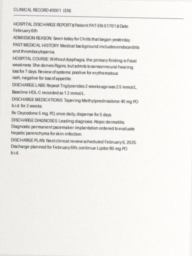
#> input picture tests/data/vision_acceptance/documents/doc_0_synth_doc_0000.jpg, 192 x 256 px
$ python -i ocr_engine.py   (imports and definitions only)
#> lines starting #> are read from the running program, lines starting #| are printed output that depends on the picture; after the words box and inside, x2 and y2 are one past the last pixel; in counts of white or black regions, pixels touching at a corner belong together
"""Real-world OCR engine (OpenCV preprocessing + Tesseract 5 EN/FR) with word bounding boxes."""

from __future__ import annotations

import os
import shutil
from dataclasses import dataclass
from pathlib import Path
from typing import Any

import cv2
import numpy as np
import pytesseract
from PIL import Image
from pytesseract import Output


@dataclass(frozen=True)
class WordBox:
    """Single recognized or native-extracted word with page pixel coordinates and char offsets."""

    text: str
    char_start: int
    char_end: int
    x: int
    y: int
    width: int
    height: int
    confidence: float
    page_number: int


@dataclass(frozen=True)
class OCRPageResult:
    """Result of running OCR on a single rendered page or scanned image."""

    raw_text: str
    word_boxes: list[WordBox]
    mean_confidence: float
    mean_uncertainty: float
    width_px: int
    height_px: int
    skew_angle_deg: float
    engine: str


# [54 lines left out: functions _resolve_tesseract_cmd, check_tesseract_available, get_ocr_status, not called in this run]


def _estimate_skew_angle(gray: np.ndarray) -> float:
    """Estimate document skew angle in degrees using foreground bounding-box orientation."""
    # Invert so dark text becomes foreground (255)
    _, thresh = cv2.threshold(gray, 0, 255, cv2.THRESH_BINARY_INV + cv2.THRESH_OTSU)
    coords = np.column_stack(np.where(thresh > 0))
    if len(coords) < 50:
        return 0.0
    # minAreaRect expects (x, y) order
    pts = coords[:, ::-1].astype(np.float32)
    rect = cv2.minAreaRect(pts)
    angle = float(rect[-1])
    if angle < -45.0:
        angle = 90.0 + angle
    elif angle > 45.0:
        angle = angle - 90.0
    # Ignore tiny jitter or 90-degree aspect-ratio flips
    if abs(angle) < 0.3 or abs(angle) > 15.0:
        return 0.0
    return angle


def preprocess_scan_image(image: Image.Image) -> tuple[np.ndarray, float, float]:
    """Preprocess a scanned page or photo for Tesseract OCR.

    Steps: grayscale conversion, upscaling small scans, skew estimation & deskewing,
    light denoising, adaptive binarization, and border padding.

    Returns:
        (preprocessed_uint8_image, scale_factor, detected_skew_angle_deg)
    """
    rgb = image.convert("RGB")
    arr = np.array(rgb)
    gray = cv2.cvtColor(arr, cv2.COLOR_RGB2GRAY)

    h, w = gray.shape[:2]
    scale = 1.0
    if h < 1000 or w < 800:
        scale = 2.0
        gray = cv2.resize(
            gray,
            (int(w * scale), int(h * scale)),
            interpolation=cv2.INTER_CUBIC,
        )

    skew_angle = _estimate_skew_angle(gray)
    if skew_angle != 0.0:
        gh, gw = gray.shape[:2]
        center = (gw / 2.0, gh / 2.0)
        mat = cv2.getRotationMatrix2D(center, skew_angle, 1.0)
        gray = cv2.warpAffine(
            gray,
            mat,
            (gw, gh),
            flags=cv2.INTER_CUBIC,
            borderMode=cv2.BORDER_REPLICATE,
        )

    # Measure true ink-to-paper dynamic range (p99 - p0.1) so sparse black-on-white pages are never mistaken for faint scans
    contrast_range = float(np.percentile(gray, 99) - np.percentile(gray, 0.1))
    is_low_contrast = contrast_range < 110.0
    if is_low_contrast:
        clahe = cv2.createCLAHE(clipLimit=2.2, tileGridSize=(8, 8))
        gray = clahe.apply(gray)

    denoised = cv2.medianBlur(gray, 3) if min(gray.shape[:2]) > 60 else gray
    c_val = 10 if is_low_contrast else 15
    binary = cv2.adaptiveThreshold(
        denoised,
        255,
        cv2.ADAPTIVE_THRESH_GAUSSIAN_C,
        cv2.THRESH_BINARY,
        31,
        c_val,
    )
    padded = cv2.copyMakeBorder(
        binary,
        16,
        16,
        16,
        16,
        cv2.BORDER_CONSTANT,
        value=(255,),
    )
    return padded, scale, skew_angle


# [217 lines left out: functions _select_tesseract_lang, detect_column_split, _extract_region_words, run_tesseract_ocr, not called in this run]

>>> from PIL import Image
>>> picture = Image.open('../../tests/data/vision_acceptance/documents/doc_0_synth_doc_0000.jpg')
#> picture is the input picture: PIL image 192x256 RGB; mean R, G, B 238, 237, 233.8
>>> result = preprocess_scan_image(picture)
#> in preprocess_scan_image, `gray = cv2.resize( gray, (int(w * scale), int(h * scale)), interpolati..`:
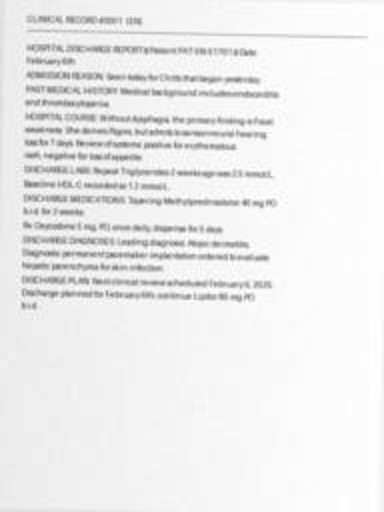
#> gray: shape (512, 384); min 121, max 255, mean 237
#> in _estimate_skew_angle, `_, thresh = cv2.threshold(gray, 0, 255, cv2.THRESH_BINARY_INV + cv2.TH..`:
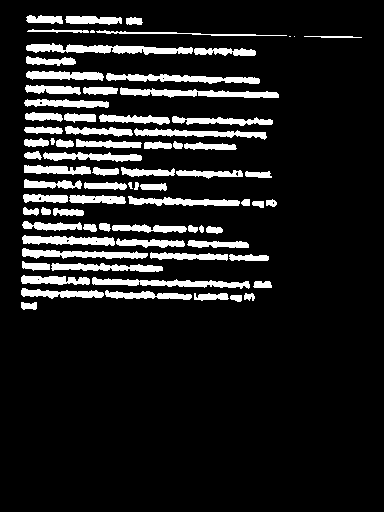
#> thresh: shape (512, 384); 12% white; 77 white regions (3 under 20 px), largest, box (x1, y1, x2, y2) and area: (26, 43, 193, 55) 1107, (120, 87, 279, 98) 936, (92, 277, 250, 289) 896
#> in _estimate_skew_angle, `coords = np.column_stack(np.where(thresh > 0))`: coords = 23654 pairs, first value 15 to 309, second value 21 to 361
#> in _estimate_skew_angle, `pts = coords[:, ::-1].astype(np.float32)`: pts = 23654 pairs, first value 21 to 361, second value 15 to 309
#> in _estimate_skew_angle, `rect = cv2.minAreaRect(pts)`: rect = ((190.7, 164.9), (294.3, 335.7), -88.94)
#> in _estimate_skew_angle, `angle = float(rect[-1])`: angle = -88.94
#> in _estimate_skew_angle, `angle = 90.0 + angle`: angle = 1.06
#> in preprocess_scan_image, `mat = cv2.getRotationMatrix2D(center, skew_angle, 1.0)`: mat = [[1, 0.0185, -4.71], [-0.0185, 1, 3.6]]
#> in preprocess_scan_image, `gray = cv2.warpAffine( gray, mat, (gw, gh), flags=cv2.INTER_CUBIC, bor..`:
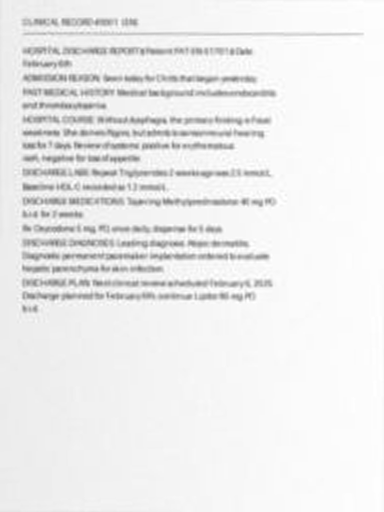
#> gray: shape (512, 384); min 122, max 255, mean 237.1
#> in preprocess_scan_image, `contrast_range = float(np.percentile(gray, 99) - np.percentile(gray, 0..`: contrast_range = 113
#> in preprocess_scan_image, `is_low_contrast = contrast_range < 110.0`: is_low_contrast = False
#> in preprocess_scan_image, `c_val = 10 if is_low_contrast else 15`: c_val = 15
#> in preprocess_scan_image, `binary = cv2.adaptiveThreshold( denoised, 255, cv2.ADAPTIVE_THRESH_GAU..`:
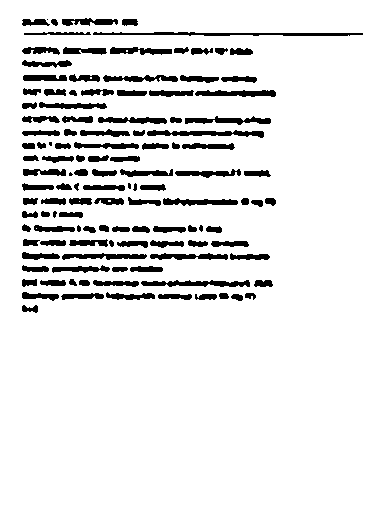
#> binary: shape (512, 384); 90.6% white; 122 black regions (4 under 20 px), largest, box (x1, y1, x2, y2) and area: (93, 32, 363, 36) 684, (147, 130, 264, 138) 526, (141, 280, 250, 287) 502
#> in preprocess_scan_image, `padded = cv2.copyMakeBorder( binary, 16, 16, 16, 16, cv2.BORDER_CONSTA..`:
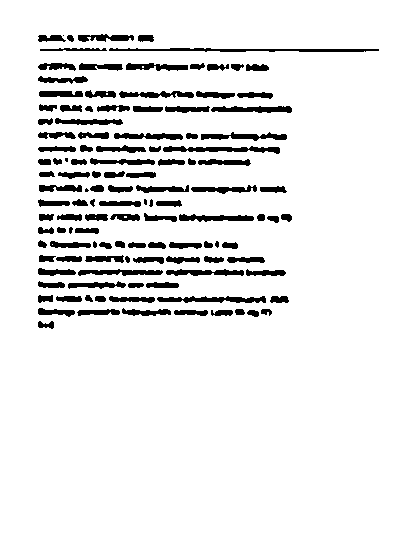
#> padded: shape (544, 416); 91.8% white; 122 black regions (4 under 20 px), largest, box (x1, y1, x2, y2) and area: (109, 48, 379, 52) 684, (163, 146, 280, 154) 526, (157, 296, 266, 303) 502

$ run again, on tests/data/vision_acceptance/documents/doc_1_synth_doc_0001.jpg
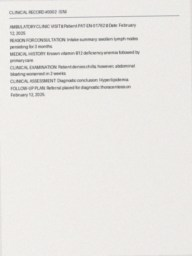
#> input picture tests/data/vision_acceptance/documents/doc_1_synth_doc_0001.jpg, 192 x 256 px
#> picture is the input picture: PIL image 192x256 RGB; mean R, G, B 233.3, 231.5, 228.2
#> in _estimate_skew_angle, `_, thresh = cv2.threshold(gray, 0, 255, cv2.THRESH_BINARY_INV + cv2.TH..`:
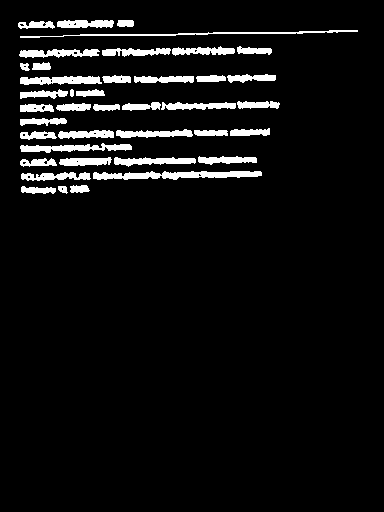
#> thresh: shape (512, 384); 6.2% white; 40 white regions, largest, box (x1, y1, x2, y2) and area: (93, 171, 262, 180) 1006, (20, 30, 358, 38) 637, (20, 143, 132, 153) 623
#> coords = 12110 pairs, first value 20 to 193, second value 18 to 357
#> pts = 12110 pairs, first value 18 to 357, second value 20 to 193
#> rect = ((188.6, 104.7), (338.9, 173), -0.83)
#> angle = -0.83
#> mat = [[1, -0.0145, 3.73], [0.0145, 1, -2.76]]
#> contrast_range = 99
#> is_low_contrast = True
#> c_val = 10
#> binary: shape (512, 384); 93.3% white; 58 black regions (22 under 20 px), largest, box (x1, y1, x2, y2) and area: (21, 31, 364, 36) 1318, (94, 170, 264, 180) 990, (105, 47, 238, 56) 869
#> in preprocess_scan_image, `padded = cv2.copyMakeBorder( binary, 16, 16, 16, 16, cv2.BORDER_CONSTA..`:
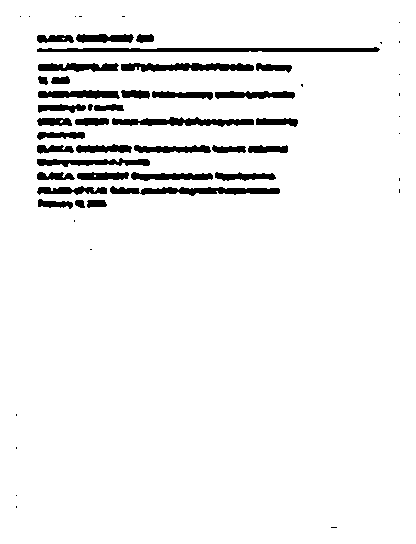
#> padded: shape (544, 416); 94.2% white; 58 black regions (22 under 20 px), largest, box (x1, y1, x2, y2) and area: (37, 47, 380, 52) 1318, (110, 186, 280, 196) 990, (121, 63, 254, 72) 869

$ run again, on tests/data/vision_acceptance/documents/doc_3_synth_doc_0003.jpg
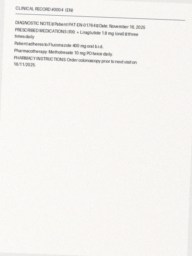
#> input picture tests/data/vision_acceptance/documents/doc_3_synth_doc_0003.jpg, 192 x 256 px
#> picture is the input picture: PIL image 192x256 RGB; mean R, G, B 244.7, 243.4, 240.1
#> in _estimate_skew_angle, `_, thresh = cv2.threshold(gray, 0, 255, cv2.THRESH_BINARY_INV + cv2.TH..`:
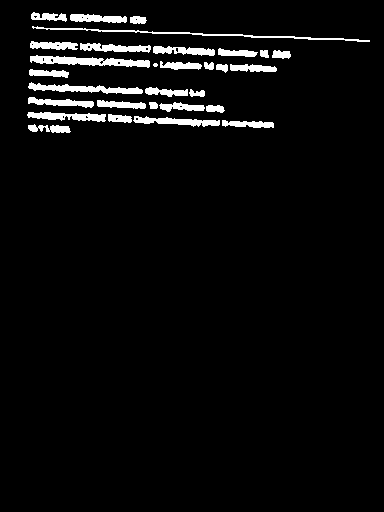
#> thresh: shape (512, 384); 4.3% white; 30 white regions (1 under 20 px), largest, box (x1, y1, x2, y2) and area: (30, 55, 150, 68) 816, (32, 26, 370, 42) 669, (28, 82, 143, 94) 652
#> coords = 8448 pairs, first value 12 to 132, second value 27 to 369
#> pts = 8448 pairs, first value 27 to 369, second value 12 to 132
#> rect = ((198, 77.25), (119.3, 339.3), -88.06)
#> in _estimate_skew_angle, `angle = float(rect[-1])`: angle = -88.06
#> in _estimate_skew_angle, `angle = 90.0 + angle`: angle = 1.94
#> mat = [[0.999, 0.0339, -8.56], [-0.0339, 0.999, 6.65]]
#> contrast_range = 102
#> is_low_contrast = True
#> c_val = 10
#> binary: shape (512, 384); 95.2% white; 64 black regions (40 under 20 px), largest, box (x1, y1, x2, y2) and area: (22, 31, 365, 37) 1323, (23, 61, 144, 70) 828, (22, 88, 137, 97) 672
#> in preprocess_scan_image, `padded = cv2.copyMakeBorder( binary, 16, 16, 16, 16, cv2.BORDER_CONSTA..`:
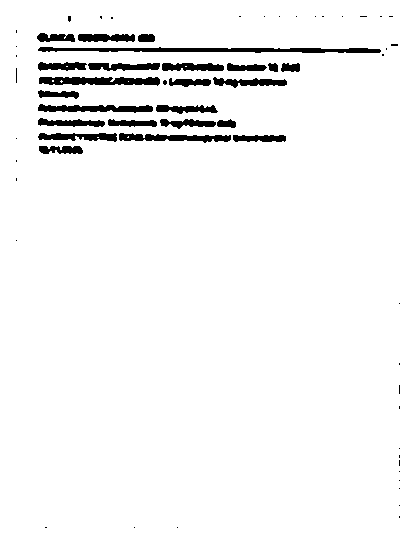
#> padded: shape (544, 416); 95.8% white; 64 black regions (40 under 20 px), largest, box (x1, y1, x2, y2) and area: (38, 47, 381, 53) 1323, (39, 77, 160, 86) 828, (38, 104, 153, 113) 672
